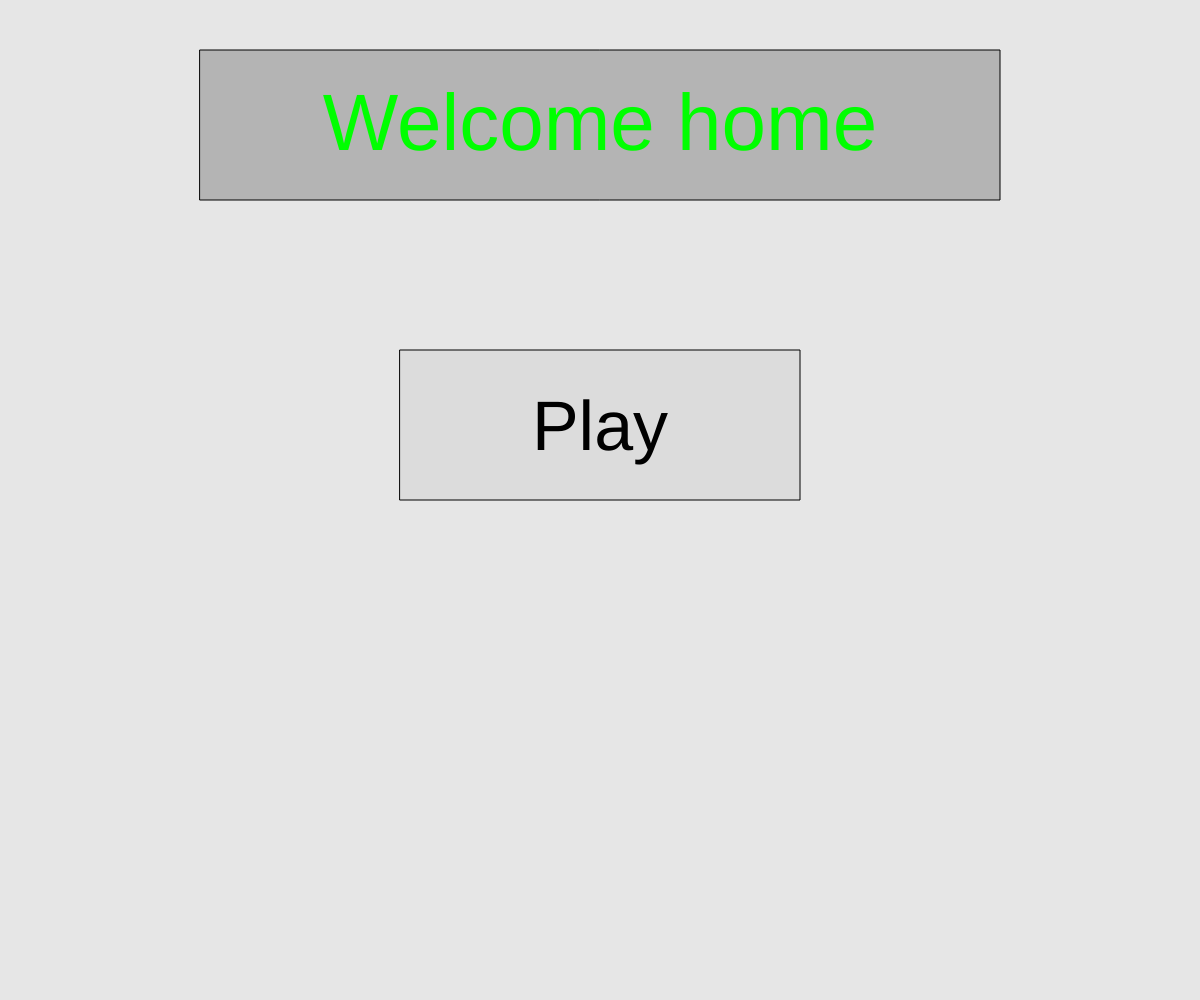
Frame 1 (no input)
Frame 60 (no input): identical to frame 1, image omitted
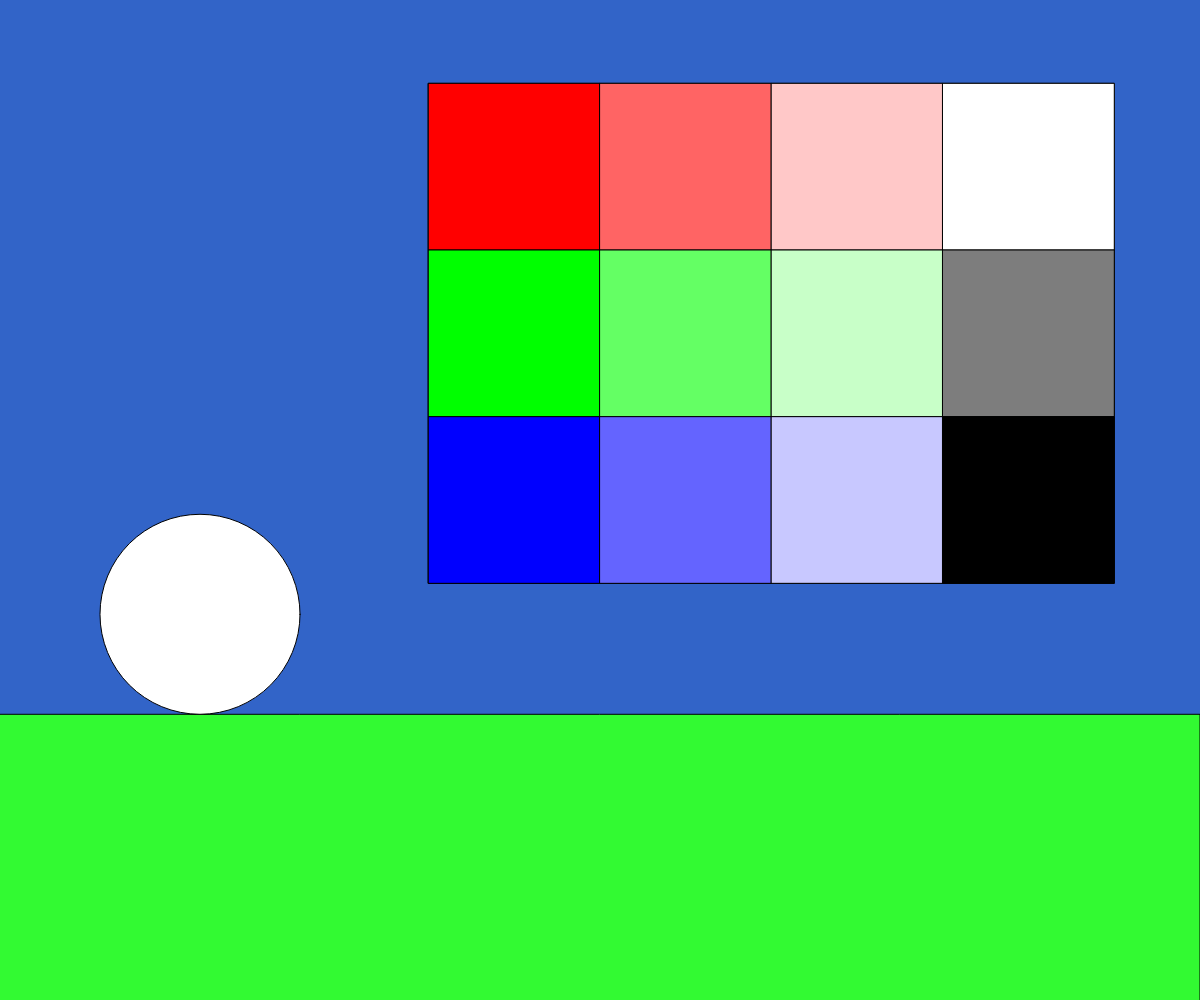
Frame 120 (the mouse pressed at the canvas centre since frame 60)

The p5.js sketch that drew these frames (run headless with seeded random() and noise() and a simulated clock; from frame 60 on, the mouse is pressed at the canvas centre):

// p5.js sketch
// ── sketch.js
let state, colour;
let groundLine;
let a, b, c;
let colourWidth, colourHeight;
let colourSize;

function setup() {
  createCanvas(windowWidth, windowHeight);
  background(255);
  state = 1;
  a = 255;
  b = 255;
  c = 255;
  colourWidth = 2*width/14;
  colourHeight = 2*height/12;

}

function draw() {
  if (state === 1) {
    startScreen();
  }
  else if (state === 2) {
    characterSelect();
  }
  else if (state === 3) {
    gamePlay();
  }
  else if (state === 4) {
    endGame();
  }

  if (width > height) {
    colourSize = 3*height/48;
  }
  else {
    colourSize = 3*width/48;
  }
}

function startScreen() {
  background(230);

  let buttonWidth = 800;
  let buttonHeight = 150;
  let leftSide = width / 2 - buttonWidth / 2;
  let topSide = 50;
  let rightSide = leftSide + buttonWidth;
  let bottomSide = topSide + buttonHeight;
  let lowLeftSide = leftSide + buttonWidth/4;
  let lowTopSide = topSide + 300;
  let lowRightSide = width/2 + buttonWidth/4;
  let lowBottomSide = lowTopSide + buttonHeight;

  cursor(ARROW);

  fill(180);
  rect(leftSide, topSide, buttonWidth, buttonHeight);
  textAlign(CENTER);
  fill(0, 255, 0);
  textSize(80);
  text("Welcome home", width/2, 150);

  fill(220);
  if (mouseX >= lowLeftSide && mouseX <= lowRightSide && mouseY >= lowTopSide && mouseY <= lowBottomSide) {
    cursor(HAND);
    fill(255, 0, 0);
    if (mouseIsPressed) {
      cursor(ARROW);
      state = 2;
    }
  }
  rect(lowLeftSide, lowTopSide, buttonWidth/2, buttonHeight);
  textAlign(CENTER);
  fill(0);
  textSize(70);
  text("Play", width/2, 450);

}

function characterSelect() {

  //
  // colourSize = 3*width/48;
  groundLine = 5*height/7;
  background(50, 100, 200);
  fill(50, 250, 50);
  rect(-1, groundLine, width + 1, height + 1);

  noFill();
  rect(5*width/14, height/12, 8*width/14, 6*height/12);

  colourPallet();


  // stroke(0);
  // for (let i = 0; i <= width; i+=width/20) {
  //   for (let j = 0; j <= width; j+=width/20) {
  //     line(i, 0, j, height);
  //   }
  // }
  fill(a);
  ellipse(width/6, groundLine - 100, 200, 200);
}

function gamePlay() {

}

function endGame() {

}

function windowResized() {
  resizeCanvas(windowWidth, windowHeight);
}

function mouseClicked() {
  if (state === 2 && mouseX >= 5*width/14 && mouseY >= height/12 && mouseX <= 13*width/14 && mouseY <= 7*height/12) {
    a = get(mouseX, mouseY);
  }
}

function colourPallet() {
  // fill(255, 0, 0);
  // ellipse(6*width/14, 2*height/12, colourSize, colourSize);
  // fill(255, 100, 100);
  // ellipse(8*width/14, 2*height/12, colourSize, colourSize);
  // fill(255, 200, 200);
  // ellipse(10*width/14, 2*height/12, colourSize, colourSize);
  // fill(255);
  // ellipse(12*width/14, 2*height/12, colourSize, colourSize);
  //
  // fill(0, 255, 0);
  // ellipse(6*width/14, 4*height/12, colourSize, colourSize);
  // fill(100, 255, 100);
  // ellipse(8*width/14, 4*height/12, colourSize, colourSize);
  // fill(200, 255, 200);
  // ellipse(10*width/14, 4*height/12, colourSize, colourSize);
  // fill(125);
  // ellipse(12*width/14, 4*height/12, colourSize, colourSize);
  //
  // fill(0, 0, 255);
  // ellipse(6*width/14, 6*height/12, colourSize, colourSize);
  // fill(100, 100, 255);
  // ellipse(8*width/14, 6*height/12, colourSize, colourSize);
  // fill(200, 200, 255);
  // ellipse(10*width/14, 6*height/12, colourSize, colourSize);
  // fill(0);
  // ellipse(12*width/14, 6*height/12, colourSize, colourSize);

  fill(255, 0, 0);
  rect(5*width/14, height/12, colourWidth, colourHeight);
  fill(255, 100, 100);
  rect(7*width/14, height/12, colourWidth, colourHeight);
  fill(255, 200, 200);
  rect(9*width/14, height/12, colourWidth, colourHeight);
  fill(255);
  rect(11*width/14, height/12, colourWidth, colourHeight);

  fill(0, 255, 0);
  rect(5*width/14, 3*height/12, colourWidth, colourHeight);
  fill(100, 255, 100);
  rect(7*width/14, 3*height/12, colourWidth, colourHeight);
  fill(200, 255, 200);
  rect(9*width/14, 3*height/12, colourWidth, colourHeight);
  fill(125);
  rect(11*width/14, 3*height/12, colourWidth, colourHeight);

  fill(0, 0, 255);
  rect(5*width/14, 5*height/12, colourWidth, colourHeight);
  fill(100, 100, 255);
  rect(7*width/14, 5*height/12, colourWidth, colourHeight);
  fill(200, 200, 255);
  rect(9*width/14, 5*height/12, colourWidth, colourHeight);
  fill(0);
  rect(11*width/14, 5*height/12, colourWidth, colourHeight);
}
